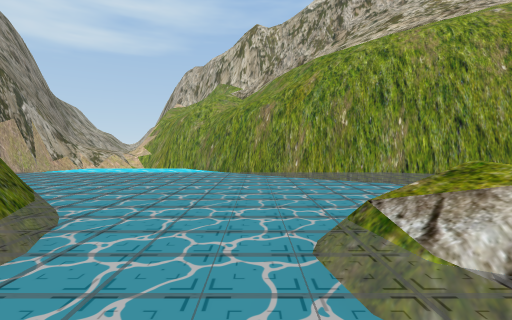
View 1 (above)

17 first-person views from a walk through a scene from a Unity 3-D project. The camera is 1.3 m above the floor, tilts 2° down and sees 85° across. The floor is counted in squares, 2 m on a side. Each view is taken from the middle of a square. On the plan, view 1 faces up. The plan holds only what a view shows up to about 9 squares ahead; the rest is blank. The place goes on beyond the plan.

View 2
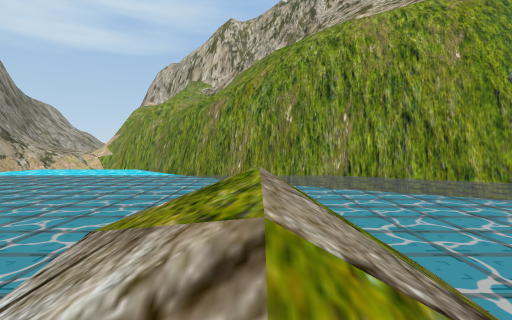

View 3
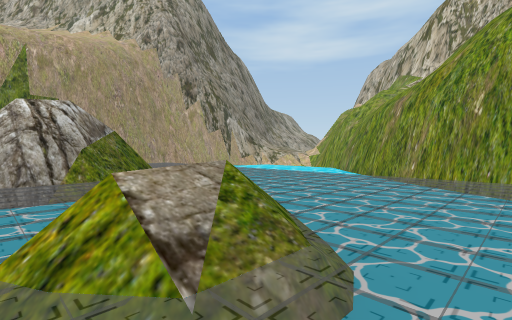

View 4
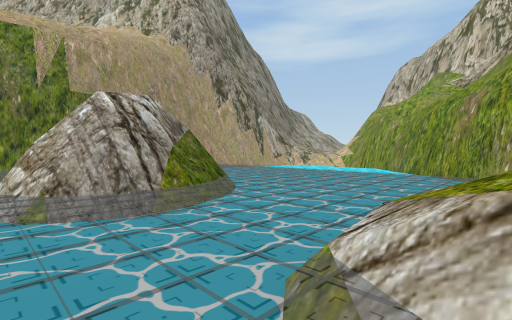

View 5
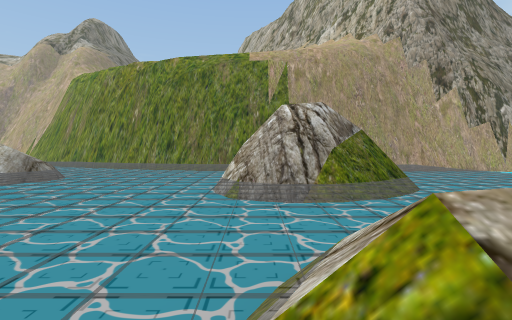

View 6
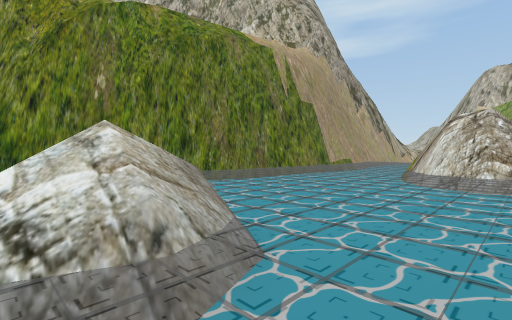

View 7
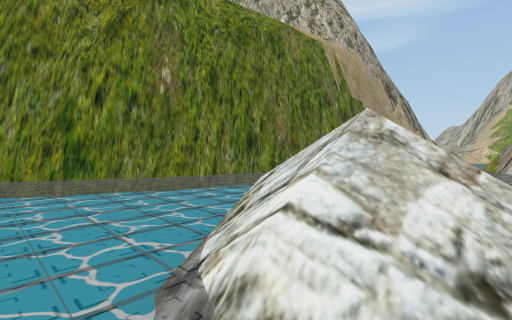

View 8
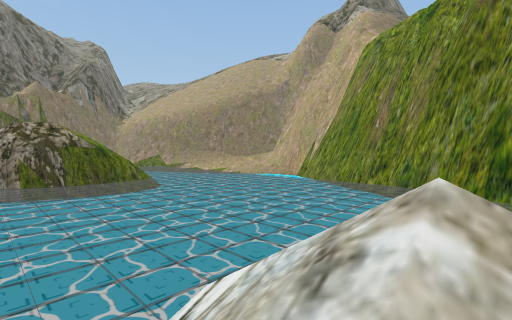

View 9
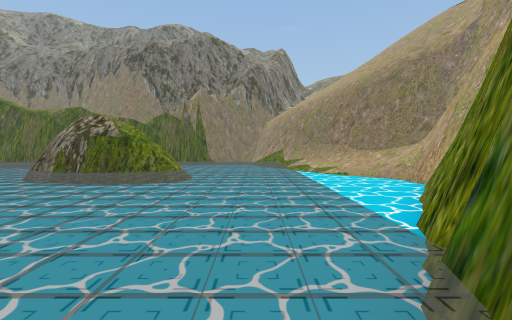

View 10
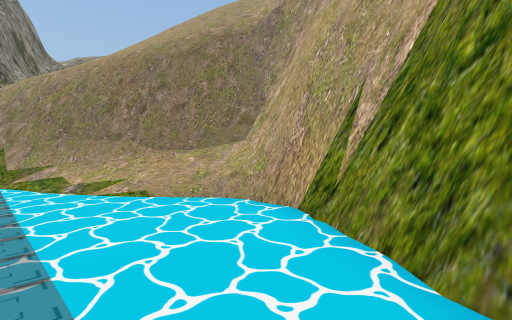

View 11
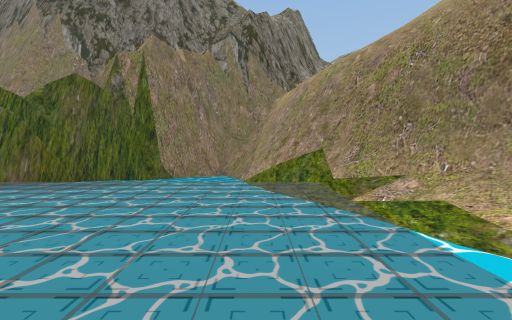

View 12
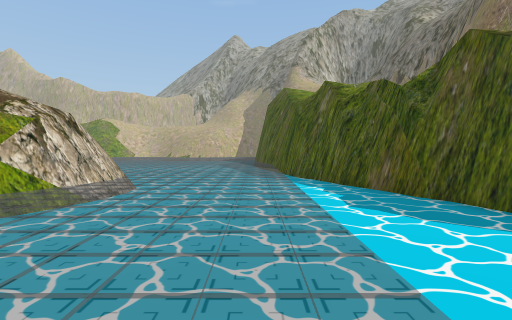

View 13
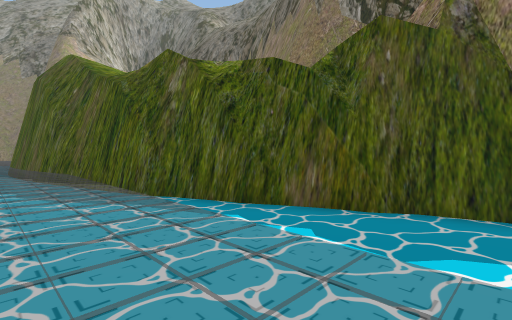

View 14
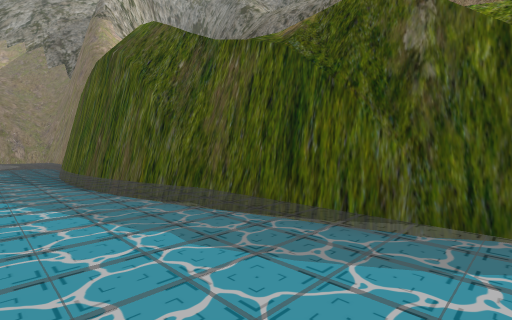

View 15
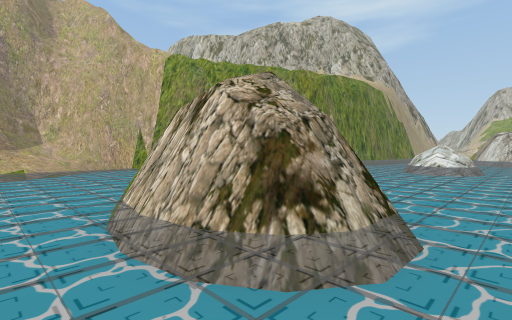

View 16
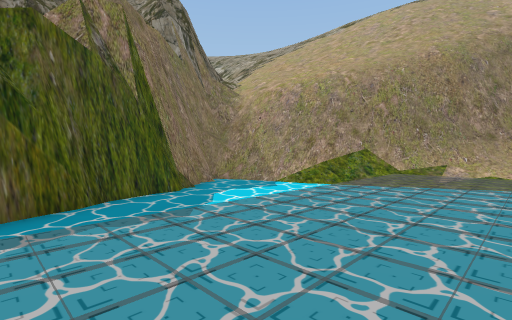

View 17
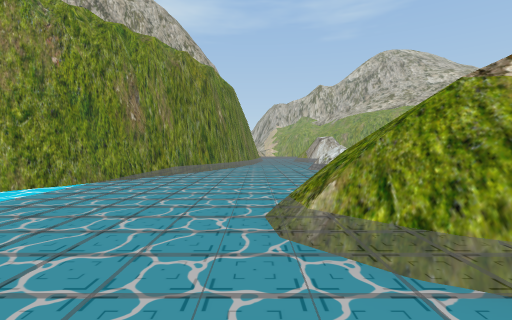

### Floor plan
Key: @ floor where view 1 was taken; # wall or solid block; . floor; / step, stairs or slope; = window, fence, low wall or low ledge; ~ liquid the walk can cross; ≈ liquid the walk keeps out of.
Columns run from 18 left of view 1 to 8 right of it. Each row starts with its distance up from view 1.
 11                   ###
 10             ≈≈≈≈≈≈≈≈##
  9            ≈≈≈≈≈≈≈≈≈≈###
  8            ............#=
  7                         #=
  6
  5
  4               #.
  3             # ##   //.
  2             ####   ///
  1              ###   ./..
  0               =   @ .
 -1
 -2        =
 -3        =
 -4        =
 -5       =#
 -6       =     =/
 -7       =    ///
 -8      =.    .// .
 -9     ##       .
-10     #.
-11    ##.
-12    #≈.
-13   ##≈.
-14  ##≈≈.
-15  #≈≈≈.
-16 ##≈≈≈.    =.
-17 ##≈≈≈.  .#####
-18 #/~≈≈.. .##  ##
-19 ///~≈.    ##=##
-20 ////≈.      =
-21 ##//~.  .    . .
-22  ##//.    .
-23   ##/..               #===#
-24    ##/≈≈≈≈≈≈≈≈≈≈≈#####
-25     ##≈≈≈≈≈≈≈≈≈####
-26     ###≈≈≈≈≈≈###
-27      ##≈≈≈####

Positions as (right, up) in squares from view 1, and headings:
1: (0, 0), facing up
2: (2, 1), facing up
3: (4, 1), facing up-left
4: (2, 0), facing up-left
5: (3, 1), facing left
6: (-3, -8), facing up-left
7: (-5, -9), facing up-left
8: (-5, -7), facing down-left
9: (-12, -8), facing down
10: (-13, -13), facing down-left
11: (-12, -18), facing down
12: (-12, -23), facing right
13: (-8, -22), facing down-right
14: (-3, -21), facing down-right
15: (-3, -21), facing up-left
16: (-5, -21), facing down-left
17: (-10, -21), facing up
